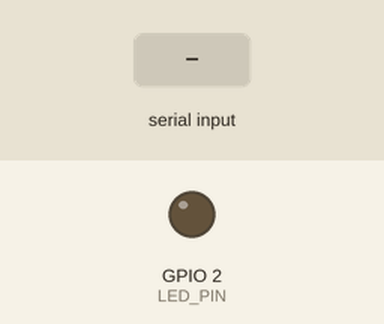
The sketch below on a simulated ESP32. On the bench: output pins drawn as LEDs (lit = HIGH). Inputs (shaded band) come from the test bench. I2S audio is not simulated (input reads silence); what the sketch prints to the serial monitor is not drawn.

Above: at 1.2 s.
1.3 s: "W" received over Serial
At 2.5 s:
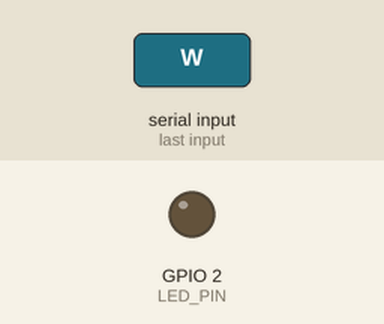
4.4 s: "S" received over Serial
At 5.2 s:
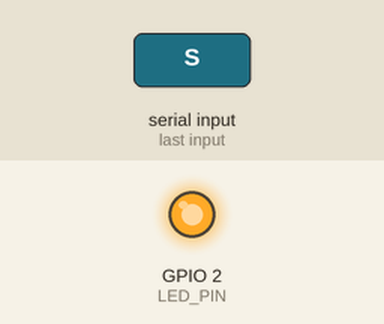
Timing chart, 0 to 7.4 s (numbered marks = the images above; inputs shaded):
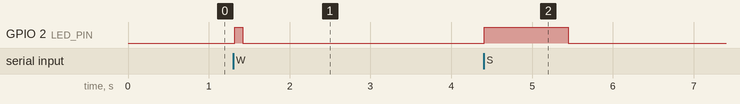

The sketch:

esp32_voice_assistant.ino
```cpp
/*
 * ESP32 Voice Assistant - INMP441 I2S Microphone Audio Capture
 * ============================================================
 * Captures audio from INMP441 I2S MEMS microphone and sends it
 * to PC via serial for Whisper speech-to-text processing.
 *
 * Hardware:
 *   - ESP32 DevKit
 *   - INMP441 I2S MEMS Microphone
 *
 * Wiring (INMP441 -> ESP32):
 *   SCK  (Serial Clock)     -> GPIO 14
 *   WS   (Word Select/LRCK) -> GPIO 15
 *   SD   (Serial Data)      -> GPIO 32
 *   L/R  (Channel Select)   -> GND (left channel)
 *   VDD  (Power)            -> 3.3V
 *   GND  (Ground)           -> GND
 *
 * Serial Protocol (ESP32 -> PC):
 *   Header:  0xAA (1 byte)
 *   Length:  4 bytes (little-endian uint32) - payload size
 *   Payload: raw 16-bit PCM audio samples
 *   End:     0x55 (1 byte) - end of utterance marker
 *
 * Serial Protocol (PC -> ESP32):
 *   'A' - Acknowledged
 *   'R' - Result/response follows
 *   'B' - Buzzer trigger
 *   'W' - Wake word detected, listening
 *   'S' - Start recording (manual trigger mode)
 */

#include <driver/i2s.h>

// ─── I2S Configuration ──────────────────────────────────────────────
#define I2S_WS            15    // Word Select (LRCK)
#define I2S_SD            32    // Serial Data (DOUT)
#define I2S_SCK           14    // Serial Clock (BCLK)
#define I2S_PORT          I2S_NUM_0

// Audio parameters (must match config.py)
#define SAMPLE_RATE       16000  // 16 kHz
#define BITS_PER_SAMPLE   16     // 16-bit
#define CHANNELS          1      // Mono

// ─── Serial Protocol ────────────────────────────────────────────────
#define SERIAL_BAUD       115200
#define HEADER_BYTE       0xAA
#define END_BYTE          0x55

// ─── Audio Buffer Settings ──────────────────────────────────────────
#define BUFFER_SIZE       512    // samples per read (32ms at 16kHz)
#define DMA_BUF_COUNT     8      // number of DMA buffers
#define DMA_BUF_LEN       1024   // length of each DMA buffer

// ─── Voice Activity Detection ───────────────────────────────────────
#define SILENCE_THRESHOLD 500    // amplitude threshold for silence
#define SILENCE_DURATION  1000   // ms of silence before ending utterance
#define MIN_UTTERANCE_MS  500    // minimum utterance length

// ─── LED Indicator (optional) ───────────────────────────────────────
#define LED_PIN           2      // Built-in LED on most ESP32 boards

// Global variables
int16_t audioBuffer[BUFFER_SIZE];
bool isRecording = false;
unsigned long lastSoundTime = 0;
unsigned long recordingStartTime = 0;
bool manualTriggerMode = true;  // Wait for 'S' command from PC to start recording

void setup() {
  Serial.begin(SERIAL_BAUD);
  while (!Serial) delay(10);

  pinMode(LED_PIN, OUTPUT);
  digitalWrite(LED_PIN, LOW);

  Serial.println("\n╔══════════════════════════════════════════╗");
  Serial.println("║  ESP32 Voice Assistant - INMP441 I2S     ║");
  Serial.println("╚══════════════════════════════════════════╝");
  Serial.print("  Sample Rate: "); Serial.print(SAMPLE_RATE); Serial.println(" Hz");
  Serial.print("  Bit Depth:   "); Serial.print(BITS_PER_SAMPLE); Serial.println("-bit");
  Serial.print("  Channels:    "); Serial.println(CHANNELS == 1 ? "Mono" : "Stereo");
  Serial.println();

  // Initialize I2S
  if (!initI2S()) {
    Serial.println("[ERROR] I2S initialization failed!");
    while (1) {
      digitalWrite(LED_PIN, !digitalRead(LED_PIN));
      delay(200);
    }
  }

  Serial.println("[READY] Waiting for manual trigger...");
  Serial.println("[INFO]  Press ENTER in the app to start recording\n");
}

void loop() {
  // Read audio samples from I2S
  size_t bytesRead = 0;
  esp_err_t result = i2s_read(I2S_PORT, audioBuffer, BUFFER_SIZE * sizeof(int16_t),
                               &bytesRead, portMAX_DELAY);

  if (result != ESP_OK || bytesRead == 0) {
    return;
  }

  int samplesRead = bytesRead / sizeof(int16_t);

  // Check for voice activity
  bool hasSound = detectVoiceActivity(audioBuffer, samplesRead);

  // State machine for recording
  if (!isRecording && hasSound && !manualTriggerMode) {
    // Auto mode: Start recording on voice activity
    startRecording();
  }

  if (isRecording) {
    // Send audio chunk to PC
    sendAudioChunk(audioBuffer, samplesRead);

    if (hasSound) {
      lastSoundTime = millis();
    }

    // Check if utterance has ended (silence detected)
    unsigned long silenceDuration = millis() - lastSoundTime;
    unsigned long utteranceDuration = millis() - recordingStartTime;

    if (silenceDuration > SILENCE_DURATION && utteranceDuration > MIN_UTTERANCE_MS) {
      // End of utterance
      endRecording();
    }
  }

  // Check for responses from PC
  checkSerialResponse();
}

bool initI2S() {
  i2s_config_t i2s_config = {
    .mode = (i2s_mode_t)(I2S_MODE_MASTER | I2S_MODE_RX),
    .sample_rate = SAMPLE_RATE,
    .bits_per_sample = I2S_BITS_PER_SAMPLE_16BIT,
    .channel_format = I2S_CHANNEL_FMT_ONLY_LEFT,
    .communication_format = I2S_COMM_FORMAT_I2S_MSB,
    .intr_alloc_flags = ESP_INTR_FLAG_LEVEL1,
    .dma_buf_count = DMA_BUF_COUNT,
    .dma_buf_len = DMA_BUF_LEN,
    .use_apll = false,
    .tx_desc_auto_clear = false,
    .fixed_mclk = 0
  };

  i2s_pin_config_t pin_config = {
    .bck_io_num = I2S_SCK,
    .ws_io_num = I2S_WS,
    .data_out_num = I2S_PIN_NO_CHANGE,
    .data_in_num = I2S_SD
  };

  esp_err_t err = i2s_driver_install(I2S_PORT, &i2s_config, 0, NULL);
  if (err != ESP_OK) {
    Serial.printf("[ERROR] I2S driver install failed: %d\n", err);
    return false;
  }

  err = i2s_set_pin(I2S_PORT, &pin_config);
  if (err != ESP_OK) {
    Serial.printf("[ERROR] I2S set pin failed: %d\n", err);
    return false;
  }

  // Clear DMA buffers
  i2s_zero_dma_buffer(I2S_PORT);

  return true;
}

bool detectVoiceActivity(int16_t* samples, int count) {
  // Simple energy-based VAD
  int32_t energy = 0;
  for (int i = 0; i < count; i++) {
    int16_t sample = samples[i];
    energy += abs(sample);
  }

  int16_t avgEnergy = energy / count;
  return avgEnergy > SILENCE_THRESHOLD;
}

void startRecording() {
  isRecording = true;
  recordingStartTime = millis();
  lastSoundTime = millis();
  digitalWrite(LED_PIN, HIGH);
  Serial.println("🎤 [RECORDING] Started...");
}

void sendAudioChunk(int16_t* samples, int count) {
  uint32_t payloadSize = count * sizeof(int16_t);

  // Send header
  Serial.write(HEADER_BYTE);

  // Send payload size (4 bytes, little-endian)
  Serial.write((uint8_t)(payloadSize & 0xFF));
  Serial.write((uint8_t)((payloadSize >> 8) & 0xFF));
  Serial.write((uint8_t)((payloadSize >> 16) & 0xFF));
  Serial.write((uint8_t)((payloadSize >> 24) & 0xFF));

  // Send payload (audio samples)
  Serial.write((uint8_t*)samples, payloadSize);
  Serial.flush();
}

void endRecording() {
  // Send end-of-utterance marker
  Serial.write(END_BYTE);
  Serial.flush();

  isRecording = false;
  manualTriggerMode = true;  // Re-enable manual trigger mode
  digitalWrite(LED_PIN, LOW);
  Serial.println("⏹  [RECORDING] Stopped. Waiting for transcription...");
}

void checkSerialResponse() {
  while (Serial.available() > 0) {
    char cmd = Serial.read();

    switch (cmd) {
      case 'A':  // Acknowledged
        // PC is ready for more data
        break;

      case 'R':  // Result follows
        {
          delay(10);  // Wait for message length
          if (Serial.available() >= 2) {
            uint16_t msgLen = Serial.read() | (Serial.read() << 8);
            String response = "";

            unsigned long timeout = millis() + 1000;
            while (response.length() < msgLen && millis() < timeout) {
              if (Serial.available()) {
                response += (char)Serial.read();
              }
            }

            Serial.print("💬 [RESPONSE] ");
            Serial.println(response);
          }
        }
        break;

      case 'B':  // Buzzer trigger
        // Could add buzzer code here
        Serial.println("🔔 [BEEP] Notification!");
        break;

      case 'W':  // Wake word detected
        digitalWrite(LED_PIN, HIGH);
        delay(100);
        digitalWrite(LED_PIN, LOW);
        Serial.println("👂 [LISTENING] Wake word detected!");
        break;

      case 'S':  // Start recording (manual trigger)
        if (!isRecording) {
          Serial.println("🎤 [TRIGGER] Manual recording started - speak now!");
          startRecording();
          manualTriggerMode = false;  // Allow auto-stop on silence
        }
        break;

      default:
        // Unknown command
        break;
    }
  }
}
```

Measured:
- after the input at 1.3 s, GPIO 2 (LED_PIN): LOW → HIGH at once, → LOW 0.10 s later
- after the input at 4.4 s, GPIO 2 (LED_PIN): LOW → HIGH at once, → LOW 1.0 s later
